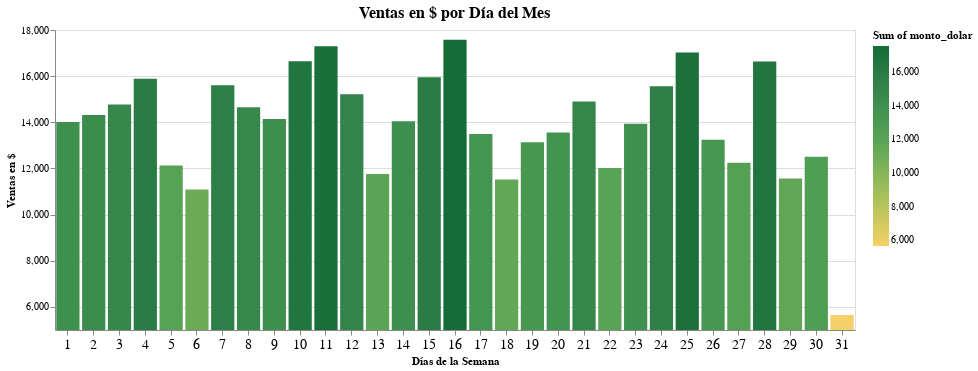

Here is the notebook cell this chart was saved with:
### Code cell
barras = alt.Chart(df_ventas_dol).mark_bar().encode(
                x=alt.X('dia_mes:O', title='Días de la Semana', axis = alt.Axis(labelAngle=0, labelFontSize=14)),
                y=alt.Y('sum(monto_dolar):Q', title = 'Ventas en $', scale=alt.Scale(zero=False), 
                  axis = alt.Axis(grid=True, titleAnchor='middle', titleAngle = 270, labelFontSize=10)),
                color=alt.Color(
                    'sum(monto_dolar):Q', scale=alt.Scale(scheme='goldgreen')),
                tooltip=[
                    alt.Tooltip('dia_mes:O', title='Día'),
                    alt.Tooltip('sum(monto_dolar):Q', title='Ventas en $')],
                ).properties(title='Ventas en $ por Día del Mes',
                             width=800, 
                             height=300
                ).configure_title(
                    fontSize = 16,
                    anchor = 'middle',
                ).interactive()
barras

### Figure 1 — Vega-Lite specification as saved in the notebook (floating-point values rounded to 4 significant figures; data arrays with more than 128 entries replaced by an {"elided": "..."} marker saying what was removed)
{"config": {"view": {"continuousWidth": 400, "continuousHeight": 300}, "title": {"anchor": "middle", "fontSize": 16}}, "data": {"name": "data-a7ec29a1c52efe8cf6aaf89c57d87266"}, "mark": "bar", "encoding": {"color": {"aggregate": "sum", "field": "monto_dolar", "scale": {"scheme": "goldgreen"}, "type": "quantitative"}, "tooltip": [{"field": "dia_mes", "title": "Día", "type": "ordinal"}, {"aggregate": "sum", "field": "monto_dolar", "title": "Ventas en $", "type": "quantitative"}], "x": {"axis": {"labelAngle": 0, "labelFontSize": 14}, "field": "dia_mes", "title": "Días de la Semana", "type": "ordinal"}, "y": {"aggregate": "sum", "axis": {"grid": true, "labelFontSize": 10, "titleAnchor": "middle", "titleAngle": 270}, "field": "monto_dolar", "scale": {"zero": false}, "title": "Ventas en $", "type": "quantitative"}}, "height": 300, "selection": {"selector012": {"type": "interval", "bind": "scales", "encodings": ["x", "y"]}}, "title": "Ventas en $ por Día del Mes", "width": 800, "$schema": "https://vega.github.io/schema/vega-lite/v4.17.0.json", "datasets": {"data-a7ec29a1c52efe8cf6aaf89c57d87266": {"elided": "612 records"}}}
